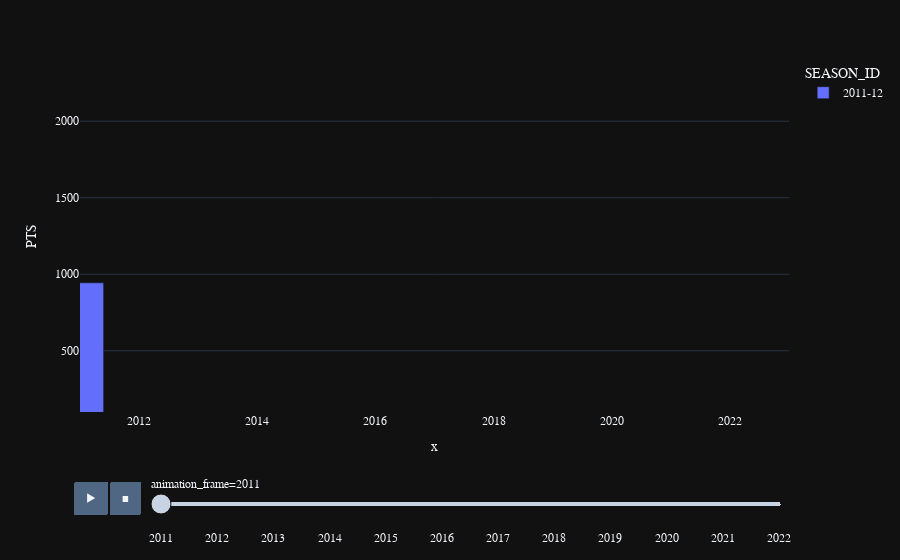

Notebook source saved alongside this figure:
### Code cell
fig = px.bar(career_df, hover_data = ["PTS"], 
                    x = [2011,2012,2013,2014,2015,2016,2017,2018,2019,2020,2021,2022], y = "PTS",
                    range_x = (2011, 2023), range_y = (100, 2400),
                    hover_name = [2011,2012,2013,2014,2015,2016,2017,2018,2019,2020,2021,2022],
                    animation_frame = [2011,2012,2013,2014,2015,2016,2017,2018,2019,2020,2021,2022], range_color = (20, 25),
                    color = "SEASON_ID")

bar_font = dict(family = "PT Sans", size = 12)
fig.update_layout(template = "plotly_dark", font = bar_font)
fig.show()

### Figure 1 — Plotly figure (JSON) as saved in the notebook; plotly's stock layout.template omitted (floating-point values rounded to 4 significant figures)
{"data": [{"alignmentgroup": "True", "hovertemplate": "<b>%{hovertext}</b><br><br>SEASON_ID=2011-12<br>animation_frame=2011<br>x=%{x}<br>PTS=%{y}<extra></extra>", "hovertext": [2011], "legendgroup": "2011-12", "marker": {"color": "#636efa", "pattern": {"shape": ""}}, "name": "2011-12", "offsetgroup": "2011-12", "orientation": "v", "showlegend": true, "textposition": "auto", "type": "bar", "x": [2011], "xaxis": "x", "y": [944], "yaxis": "y"}], "layout": {"barmode": "relative", "font": {"family": "PT Sans", "size": 12}, "legend": {"title": {"text": "SEASON_ID"}, "tracegroupgap": 0}, "margin": {"t": 60}, "sliders": [{"active": 0, "currentvalue": {"prefix": "animation_frame="}, "len": 0.9, "pad": {"b": 10, "t": 60}, "steps": [{"args": [["2011"], {"frame": {"duration": 0, "redraw": true}, "fromcurrent": true, "mode": "immediate", "transition": {"duration": 0, "easing": "linear"}}], "label": "2011", "method": "animate"}, {"args": [["2012"], {"frame": {"duration": 0, "redraw": true}, "fromcurrent": true, "mode": "immediate", "transition": {"duration": 0, "easing": "linear"}}], "label": "2012", "method": "animate"}, {"args": [["2013"], {"frame": {"duration": 0, "redraw": true}, "fromcurrent": true, "mode": "immediate", "transition": {"duration": 0, "easing": "linear"}}], "label": "2013", "method": "animate"}, {"args": [["2014"], {"frame": {"duration": 0, "redraw": true}, "fromcurrent": true, "mode": "immediate", "transition": {"duration": 0, "easing": "linear"}}], "label": "2014", "method": "animate"}, {"args": [["2015"], {"frame": {"duration": 0, "redraw": true}, "fromcurrent": true, "mode": "immediate", "transition": {"duration": 0, "easing": "linear"}}], "label": "2015", "method": "animate"}, {"args": [["2016"], {"frame": {"duration": 0, "redraw": true}, "fromcurrent": true, "mode": "immediate", "transition": {"duration": 0, "easing": "linear"}}], "label": "2016", "method": "animate"}, {"args": [["2017"], {"frame": {"duration": 0, "redraw": true}, "fromcurrent": true, "mode": "immediate", "transition": {"duration": 0, "easing": "linear"}}], "label": "2017", "method": "animate"}, {"args": [["2018"], {"frame": {"duration": 0, "redraw": true}, "fromcurrent": true, "mode": "immediate", "transition": {"duration": 0, "easing": "linear"}}], "label": "2018", "method": "animate"}, {"args": [["2019"], {"frame": {"duration": 0, "redraw": true}, "fromcurrent": true, "mode": "immediate", "transition": {"duration": 0, "easing": "linear"}}], "label": "2019", "method": "animate"}, {"args": [["2020"], {"frame": {"duration": 0, "redraw": true}, "fromcurrent": true, "mode": "immediate", "transition": {"duration": 0, "easing": "linear"}}], "label": "2020", "method": "animate"}, {"args": [["2021"], {"frame": {"duration": 0, "redraw": true}, "fromcurrent": true, "mode": "immediate", "transition": {"duration": 0, "easing": "linear"}}], "label": "2021", "method": "animate"}, {"args": [["2022"], {"frame": {"duration": 0, "redraw": true}, "fromcurrent": true, "mode": "immediate", "transition": {"duration": 0, "easing": "linear"}}], "label": "2022", "method": "animate"}], "x": 0.1, "xanchor": "left", "y": 0, "yanchor": "top"}], "updatemenus": [{"buttons": [{"args": [null, {"frame": {"duration": 500, "redraw": true}, "fromcurrent": true, "mode": "immediate", "transition": {"duration": 500, "easing": "linear"}}], "label": "&#9654;", "method": "animate"}, {"args": [[null], {"frame": {"duration": 0, "redraw": true}, "fromcurrent": true, "mode": "immediate", "transition": {"duration": 0, "easing": "linear"}}], "label": "&#9724;", "method": "animate"}], "direction": "left", "pad": {"r": 10, "t": 70}, "showactive": false, "type": "buttons", "x": 0.1, "xanchor": "right", "y": 0, "yanchor": "top"}], "xaxis": {"anchor": "y", "domain": [0, 1], "range": [2011, 2023], "title": {"text": "x"}}, "yaxis": {"anchor": "x", "domain": [0, 1], "range": [100, 2400], "title": {"text": "PTS"}}}}
